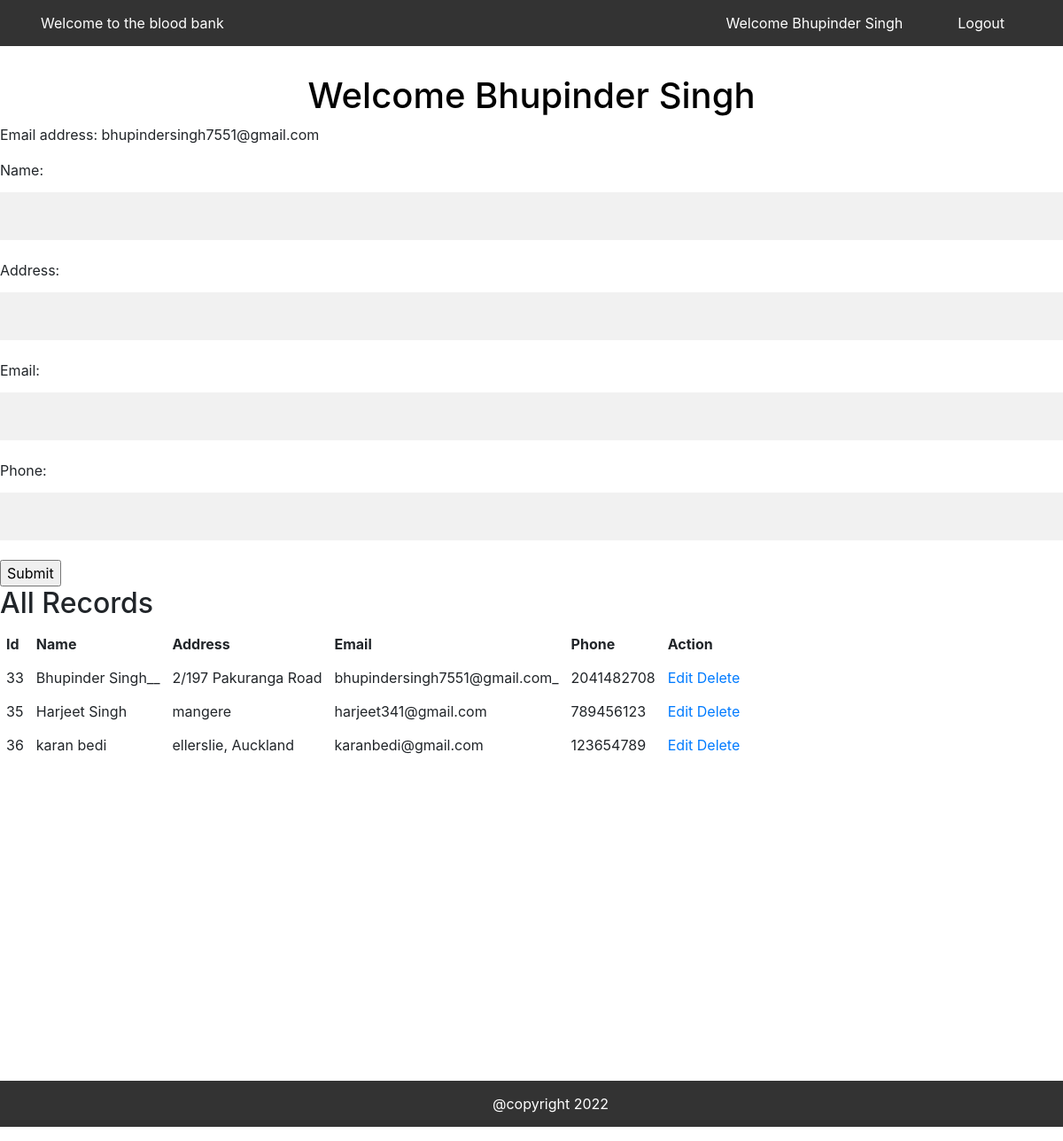
The app's page /welcome.php (signed in) with its own data.
### tables this page shows
CREATE TABLE `user` (
  `id` int(255) NOT NULL,
  `name` varchar(255) NOT NULL,
  `email` varchar(255) NOT NULL,
  `address` varchar(255) NOT NULL,
  `phone` int(255) NOT NULL
);

### welcome.php (the view, shortened to what this page needs)
<?php
$update = false;
require 'file/connection.php';
  ?>
<!DOCTYPE html>
<html lang="en">
<?php require 'Include/head.php'; ?>
<body>
<ul>
            <li >
                <a  href="./index.php">Welcome to the blood bank</a>
            </li>
            <div class="nav_login">
            <li>
                <a  href="reg.php">Welcome <?php echo $_SESSION['name']; ?> </a>
            </li>
            <li>
                <a href="file/logout.php">Logout</a>
            </li>
            </div>
      </ul>
    <h1>Welcome <?php echo $_SESSION['name']; ?> </h1>
    <p>Email address: <?php echo $_SESSION['email'];?></p>
<?php if($update==false){ ?>
<div>
<form action="welcome.php"  method="post" enctype="multipart/form-data">
<label>Name:</label>
  <input type="text"  name="name" > <br>
   <label >Address:</label>
  <input type="text"  name="address"> <br>
  <label >Email:</label>
  <input type="text"  name="email"> <br>
   <label >Phone:</label>
  <input type="text"  name="phone" > <br>
  <input type="submit" name="subbtn" value="Submit">
</form>
</div>
<?php } ?>
<h2>All Records</h2>
    <?php
$sql = "select * from user";
      $result = mysqli_query($conn, $sql) or die("Query Unsuccessful.");
      if(mysqli_num_rows($result) > 0)  {
    ?>
    <table cellpadding="7px">
        <thead>
        <th>Id</th>
        <th>Name</th>
        <th>Address</th>
        <th>Email</th>
        <th>Phone</th>
        <th>Action</th>
        </thead>
        <tbody>
          <?php
            while($row = mysqli_fetch_assoc($result)){
          ?>
            <tr>
                <td><?php echo $row['id']; ?></td>
                <td><?php echo $row['name']; ?></td>
                <td><?php echo $row['address']; ?></td>
                <td><?php echo $row['email']; ?></td>
                <td><?php echo $row['phone']; ?></td>
                <td>
                    <a href='welcome.php?edit=<?php echo $row['id']; ?>'>Edit</a>
                    <a  href='welcome.php?del=<?php echo $row['id']; ?>'>Delete</a>
                </td>
            </tr>
          <?php } ?>
        </tbody>
    </table>
  <?php }else{
    echo "<h2>No Record Found</h2>";
  }?>
<?php require 'Include/footer.php'; ?>
</body>
</html>

### Include/style.css (style rules this page uses)
h1 { color:black; text-align: center; }
ul { list-style-type: none; margin: 0; padding: 0; overflow: hidden; background-color: #333; }
.nav_login { float: right; margin-right: 50px; }
li { float: left; margin-left: 30px; }
li a { display: block; color: white; text-align: center; padding: 14px 16px; text-decoration: none; }
* { box-sizing: border-box; }
input[type=text], input[type=password] { width: 100%; padding: 15px; margin: 5px 0 22px 0; display: inline-block; border: none; background: #f1f1f1; }
a { color: dodgerblue; }

### records on screen
user: id "33", name "Bhupinder Singh__", address "2/197 Pakuranga Road", email "bhupindersingh7551@gmail.com_", phone "2041482708"
user: id "35", name "Harjeet Singh", address "mangere", email "harjeet341@gmail.com", phone "789456123"
user: id "36", name "karan bedi", address "ellerslie, Auckland", email "karanbedi@gmail.com", phone "123654789"

### other values on screen
$_SESSION['name'] "Bhupinder Singh"
$_SESSION['email'] "bhupindersingh7551@gmail.com"
